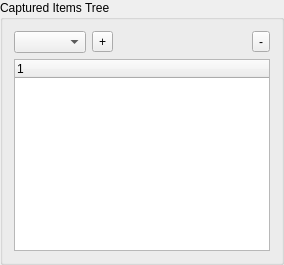
             <widget class="QGroupBox" name="groupBox_2">
              <property name="sizePolicy">
               <sizepolicy hsizetype="Preferred" vsizetype="Preferred">
                <horstretch>0</horstretch>
                <verstretch>1</verstretch>
               </sizepolicy>
              </property>
              <property name="title">
               <string>Captured Items Tree</string>
              </property>
              <layout class="QGridLayout" name="gridLayout_12">
               <property name="spacing">
                <number>-1</number>
               </property>
               <item row="2" column="0">
                <widget class="QTreeWidget" name="capturedItemTree">
                 <property name="columnCount">
                  <number>1</number>
                 </property>
                 <column>
                  <property name="text">
                   <string notr="true">1</string>
                  </property>
                 </column>
                </widget>
               </item>
               <item row="1" column="0">
                <widget class="QWidget" name="widget_3" native="true">
                 <layout class="QHBoxLayout" name="horizontalLayout_9">
                  <property name="leftMargin">
                   <number>0</number>
                  </property>
                  <property name="topMargin">
                   <number>0</number>
                  </property>
                  <property name="rightMargin">
                   <number>0</number>
                  </property>
                  <property name="bottomMargin">
                   <number>0</number>
                  </property>
                  <item>
                   <widget class="QComboBox" name="comboBox"/>
                  </item>
                  <item>
                   <widget class="QToolButton" name="toolButton_2">
                    <property name="text">
                     <string>+</string>
                    </property>
                   </widget>
                  </item>
                  <item>
                   <spacer name="horizontalSpacer_3">
                    <property name="orientation">
                     <enum>Qt::Horizontal</enum>
                    </property>
                    <property name="sizeHint" stdset="0">
                     <size>
                      <width>40</width>
                      <height>20</height>
                     </size>
                    </property>
                   </spacer>
                  </item>
                  <item>
                   <widget class="QToolButton" name="toolButton_3">
                    <property name="text">
                     <string>-</string>
                    </property>
                   </widget>
                  </item>
                 </layout>
                </widget>
               </item>
              </layout>
             </widget>
